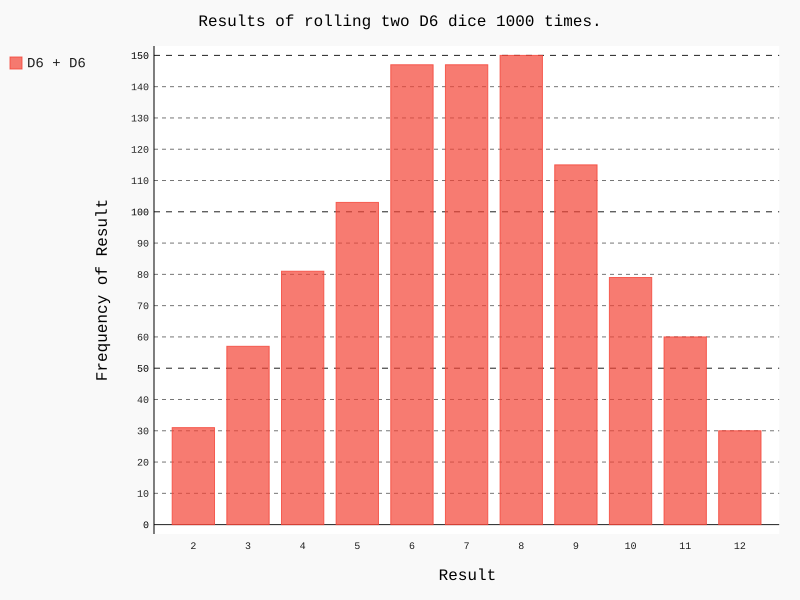

Write the Python code that produced this figure.
# Author: Bojan G. Kalicanin
# Date: 24-Dec-2016
# Visual representation of rolling two dice.

import pygal
from die import Die

# Create two D6 dice.
die_1 = Die()
die_2 = Die()


# Make some rolls, and store results in a list.
results = []
[results.append(die_1.roll() + die_2.roll()) for roll_num in range(1000)]

# Analyze the results.
frequencies = []
max_result = die_1.num_sides + die_2.num_sides
[frequencies.append(results.count(value)) for value in range(2, max_result+1)]

# Visualize the results.
hist = pygal.Bar()

hist.title = "Results of rolling two D6 dice 1000 times."
hist.x_labels = [str(i) for i in range(2, max_result+1)]
hist.x_title = "Result"
hist.y_title = "Frequency of Result"

hist.add('D6 + D6', frequencies)
hist.render_to_file('dice_visual.svg')
#print(frequencies)
